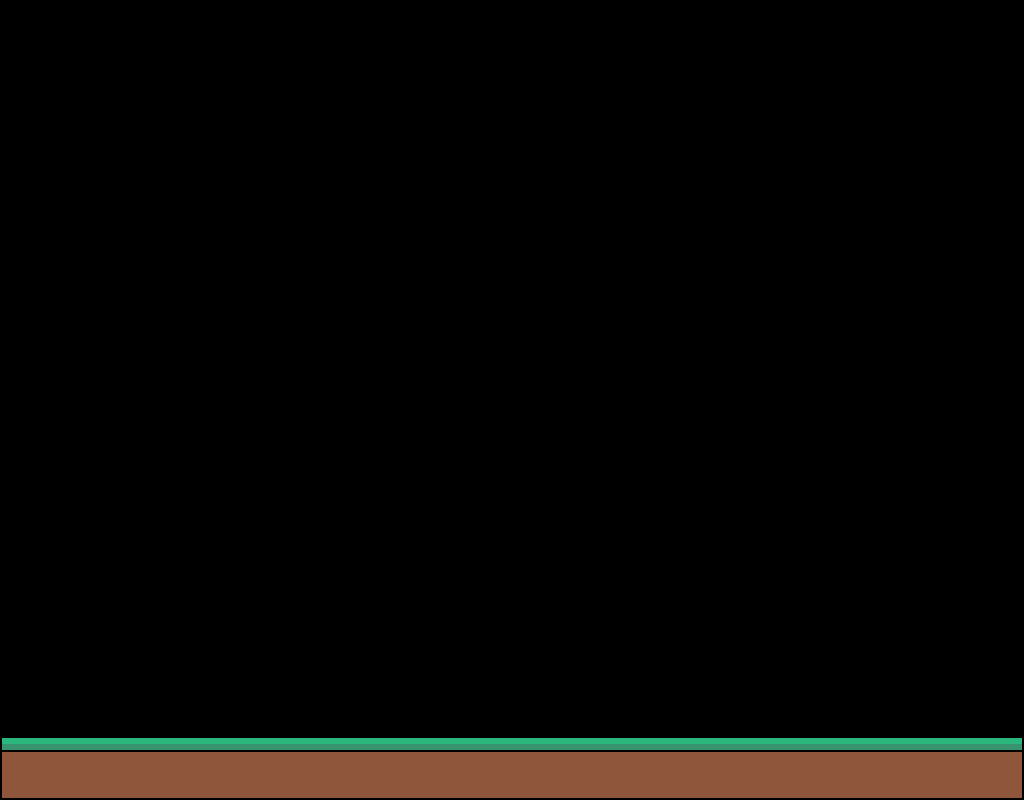

Rendered tile map (Tiled .tmx) drawn with the repository's tilesets; below, a short description and the full map source, tile grids included:
An orthogonal 32x25 tile map with 32x32 px tiles, 3 tile layers (ground, 0, 1) and 8 objects (5x fruit, object, player, flag).

<map version="1.10" tiledversion="1.12.2" orientation="orthogonal" renderorder="right-down" width="32" height="25" tilewidth="32" tileheight="32" infinite="0" nextlayerid="12" nextobjectid="33">
 <tileset firstgid="1" source="tilesets/0.tsx" />
 <layer id="6" name="ground" width="32" height="25">
  <data encoding="csv">
0,0,0,0,0,0,0,0,0,0,0,0,0,0,0,0,0,0,0,0,0,0,0,0,0,0,0,0,0,0,0,0,
0,0,0,0,0,0,0,0,0,0,0,0,0,0,0,0,0,0,0,0,0,0,0,0,0,0,0,0,0,0,0,0,
0,0,0,0,0,0,0,0,0,0,0,0,0,0,0,0,0,0,0,0,0,0,0,0,0,0,0,0,0,0,0,0,
0,0,0,0,0,0,0,0,0,0,0,0,0,0,0,0,0,0,0,0,0,0,0,0,0,0,0,0,0,0,0,0,
0,0,0,0,0,0,0,0,0,0,0,0,0,0,0,0,0,0,0,0,0,0,0,0,0,0,0,0,0,0,0,0,
0,0,0,0,0,0,0,0,0,0,0,0,0,0,0,0,0,0,0,0,0,0,0,0,0,0,0,0,0,0,0,0,
0,0,0,0,0,0,0,0,0,0,0,0,0,0,0,0,0,0,0,0,0,0,0,0,0,0,0,0,0,0,0,0,
0,0,0,0,0,0,0,0,0,0,0,0,0,0,0,0,0,0,0,0,0,0,0,0,0,0,0,0,0,0,0,0,
0,0,0,0,0,0,0,0,0,0,0,0,0,0,0,0,0,0,0,0,0,0,0,0,0,0,0,0,0,0,0,0,
0,0,0,0,0,0,0,0,0,0,0,0,0,0,0,0,0,0,0,0,0,0,0,0,0,0,0,0,0,0,0,0,
0,0,0,0,0,0,0,0,0,0,0,0,0,0,0,0,0,0,0,0,0,0,0,0,0,0,0,0,0,0,0,0,
0,0,0,0,0,0,0,0,0,0,0,0,0,0,0,0,0,0,0,0,0,0,0,0,0,0,0,0,0,0,0,0,
0,0,0,0,0,0,0,0,0,0,0,0,0,0,0,0,0,0,0,0,0,0,0,0,0,0,0,0,0,0,0,0,
0,0,0,0,0,0,0,0,0,0,0,0,0,0,0,0,0,0,0,0,0,0,0,0,0,0,0,0,0,0,0,0,
0,0,0,0,0,0,0,0,0,0,0,0,0,0,0,0,0,0,0,0,0,0,0,0,0,0,0,0,0,0,0,0,
0,0,0,0,0,0,0,0,0,0,0,0,0,0,0,0,0,0,0,0,0,0,0,0,0,0,0,0,0,0,0,0,
0,0,0,0,0,0,0,0,0,0,0,0,0,0,0,0,0,0,0,0,0,0,0,0,0,0,0,0,0,0,0,0,
0,0,0,0,0,0,0,0,0,0,0,0,0,0,0,0,0,0,0,0,0,0,0,0,0,0,0,0,0,0,0,0,
0,0,0,0,0,0,0,0,0,0,0,0,0,0,0,0,0,0,0,0,0,0,0,0,0,0,0,0,0,0,0,0,
0,0,0,0,0,0,0,0,0,0,0,0,0,0,0,0,0,0,0,0,0,0,0,0,0,0,0,0,0,0,0,0,
0,0,0,0,0,0,0,0,0,0,0,0,0,0,0,0,0,0,0,0,0,0,0,0,0,0,0,0,0,0,0,0,
0,0,0,0,0,0,0,0,0,0,0,0,0,0,0,0,0,0,0,0,0,0,0,0,0,0,0,0,0,0,0,0,
0,0,0,0,0,0,0,0,0,0,0,0,0,0,0,0,0,0,0,0,0,0,0,0,0,0,0,0,0,0,0,0,
1,1,1,1,1,1,1,1,1,1,1,1,1,1,1,1,1,1,1,1,1,1,1,1,1,1,1,1,1,1,1,1,
2,2,2,2,2,2,2,2,2,2,2,2,2,2,2,2,2,2,2,2,2,2,2,2,2,2,2,2,2,2,2,2
</data>
 </layer>
 <group id="9" name="decor">
  <layer id="7" name="0" width="32" height="25">
   <data encoding="csv">
0,0,0,0,0,0,0,0,0,0,0,0,0,0,0,0,0,0,0,0,0,0,0,0,0,0,0,0,0,0,0,0,
0,0,0,0,0,0,0,0,0,0,0,0,0,0,0,0,0,0,0,0,0,0,0,0,0,0,0,0,0,0,0,0,
0,0,0,0,0,0,0,0,0,0,0,0,0,0,0,0,0,0,0,0,0,0,0,0,0,0,0,0,0,0,0,0,
0,0,0,0,0,0,0,0,0,0,0,0,0,0,0,0,0,0,0,0,0,0,0,0,0,0,0,0,0,0,0,0,
0,0,0,0,0,0,0,0,0,0,0,0,0,0,0,0,0,0,0,0,0,0,0,0,0,0,0,0,0,0,0,0,
0,0,0,0,0,0,0,0,0,0,0,0,0,0,0,0,0,0,0,0,0,0,0,0,0,0,0,0,0,0,0,0,
0,0,0,0,0,0,0,0,0,0,0,0,0,0,0,0,0,0,0,0,0,0,0,0,0,0,0,0,0,0,0,0,
0,0,0,0,0,0,0,0,0,0,0,0,0,0,0,0,0,0,0,0,0,0,0,0,0,0,0,0,0,0,0,0,
0,0,0,0,0,0,0,0,0,0,0,0,0,0,0,0,0,0,0,0,0,0,0,0,0,0,0,0,0,0,0,0,
0,0,0,0,0,0,0,0,0,0,0,0,0,0,0,0,0,0,0,0,0,0,0,0,0,0,0,0,0,0,0,0,
0,0,0,0,0,0,0,0,0,0,0,0,0,0,0,0,0,0,0,0,0,0,0,0,0,0,0,0,0,0,0,0,
0,0,0,0,0,0,0,0,0,0,0,0,0,0,0,0,0,0,0,0,0,0,0,0,0,0,0,0,0,0,0,0,
0,0,0,0,0,0,0,0,0,0,0,0,0,0,0,0,0,0,0,0,0,0,0,0,0,0,0,0,0,0,0,0,
0,0,0,0,0,0,0,0,0,0,0,0,0,0,0,0,0,0,0,0,0,0,0,0,0,0,0,0,0,0,0,0,
0,0,0,0,0,0,0,0,0,0,0,0,0,0,0,0,0,0,0,0,0,0,0,0,0,0,0,0,0,0,0,0,
0,0,0,0,0,0,0,0,0,0,0,0,0,0,0,0,0,0,0,0,0,0,0,0,0,0,0,0,0,0,0,0,
0,0,0,0,0,0,0,0,0,0,0,0,0,0,0,0,0,0,0,0,0,0,0,0,0,0,0,0,0,0,0,0,
0,0,0,0,0,0,0,0,0,0,0,0,0,0,0,0,0,0,0,0,0,0,0,0,0,0,0,0,0,0,0,0,
0,0,0,0,0,0,0,0,0,0,0,0,0,0,0,0,0,0,0,0,0,0,0,0,0,0,0,0,0,0,0,0,
0,0,0,0,0,0,0,0,0,0,0,0,0,0,0,0,0,0,0,0,0,0,0,0,0,0,0,0,0,0,0,0,
0,0,0,0,0,0,0,0,0,0,0,0,0,0,0,0,0,0,0,0,0,0,0,0,0,0,0,0,0,0,0,0,
0,0,0,0,0,0,0,0,0,0,0,0,0,0,0,0,0,0,0,0,0,0,0,0,0,0,0,0,0,0,0,0,
0,0,0,0,0,0,0,0,0,0,0,0,0,0,0,0,0,0,0,0,0,0,0,0,0,0,0,0,0,0,0,0,
3,0,0,0,0,0,0,0,0,0,0,0,0,0,0,0,0,0,0,0,0,0,0,0,0,0,0,0,0,0,0,6,
3,0,0,0,0,0,0,0,0,0,0,0,0,0,0,0,0,0,0,0,0,0,0,0,0,0,0,0,0,0,0,6
</data>
  </layer>
  <layer id="8" name="1" width="32" height="25">
   <data encoding="csv">
0,0,0,0,0,0,0,0,0,0,0,0,0,0,0,0,0,0,0,0,0,0,0,0,0,0,0,0,0,0,0,0,
0,0,0,0,0,0,0,0,0,0,0,0,0,0,0,0,0,0,0,0,0,0,0,0,0,0,0,0,0,0,0,0,
0,0,0,0,0,0,0,0,0,0,0,0,0,0,0,0,0,0,0,0,0,0,0,0,0,0,0,0,0,0,0,0,
0,0,0,0,0,0,0,0,0,0,0,0,0,0,0,0,0,0,0,0,0,0,0,0,0,0,0,0,0,0,0,0,
0,0,0,0,0,0,0,0,0,0,0,0,0,0,0,0,0,0,0,0,0,0,0,0,0,0,0,0,0,0,0,0,
0,0,0,0,0,0,0,0,0,0,0,0,0,0,0,0,0,0,0,0,0,0,0,0,0,0,0,0,0,0,0,0,
0,0,0,0,0,0,0,0,0,0,0,0,0,0,0,0,0,0,0,0,0,0,0,0,0,0,0,0,0,0,0,0,
0,0,0,0,0,0,0,0,0,0,0,0,0,0,0,0,0,0,0,0,0,0,0,0,0,0,0,0,0,0,0,0,
0,0,0,0,0,0,0,0,0,0,0,0,0,0,0,0,0,0,0,0,0,0,0,0,0,0,0,0,0,0,0,0,
0,0,0,0,0,0,0,0,0,0,0,0,0,0,0,0,0,0,0,0,0,0,0,0,0,0,0,0,0,0,0,0,
0,0,0,0,0,0,0,0,0,0,0,0,0,0,0,0,0,0,0,0,0,0,0,0,0,0,0,0,0,0,0,0,
0,0,0,0,0,0,0,0,0,0,0,0,0,0,0,0,0,0,0,0,0,0,0,0,0,0,0,0,0,0,0,0,
0,0,0,0,0,0,0,0,0,0,0,0,0,0,0,0,0,0,0,0,0,0,0,0,0,0,0,0,0,0,0,0,
0,0,0,0,0,0,0,0,0,0,0,0,0,0,0,0,0,0,0,0,0,0,0,0,0,0,0,0,0,0,0,0,
0,0,0,0,0,0,0,0,0,0,0,0,0,0,0,0,0,0,0,0,0,0,0,0,0,0,0,0,0,0,0,0,
0,0,0,0,0,0,0,0,0,0,0,0,0,0,0,0,0,0,0,0,0,0,0,0,0,0,0,0,0,0,0,0,
0,0,0,0,0,0,0,0,0,0,0,0,0,0,0,0,0,0,0,0,0,0,0,0,0,0,0,0,0,0,0,0,
0,0,0,0,0,0,0,0,0,0,0,0,0,0,0,0,0,0,0,0,0,0,0,0,0,0,0,0,0,0,0,0,
0,0,0,0,0,0,0,0,0,0,0,0,0,0,0,0,0,0,0,0,0,0,0,0,0,0,0,0,0,0,0,0,
0,0,0,0,0,0,0,0,0,0,0,0,0,0,0,0,0,0,0,0,0,0,0,0,0,0,0,0,0,0,0,0,
0,0,0,0,0,0,0,0,0,0,0,0,0,0,0,0,0,0,0,0,0,0,0,0,0,0,0,0,0,0,0,0,
0,0,0,0,0,0,0,0,0,0,0,0,0,0,0,0,0,0,0,0,0,0,0,0,0,0,0,0,0,0,0,0,
0,0,0,0,0,0,0,0,0,0,0,0,0,0,0,0,0,0,0,0,0,0,0,0,0,0,0,0,0,0,0,0,
0,0,0,0,0,0,0,0,0,0,0,0,0,0,0,0,0,0,0,0,0,0,0,0,0,0,0,0,0,0,0,0,
5,5,5,5,5,5,5,5,5,5,5,5,5,5,5,5,5,5,5,5,5,5,5,5,5,5,5,5,5,5,5,5
</data>
  </layer>
 </group>
 <objectgroup id="10" name="collisionals">
  <object id="21" name="object" x="0" y="736" width="1024" height="32" />
 </objectgroup>
 <objectgroup id="11" name="placements">
  <object id="22" name="player" x="32" y="736">
   <point />
  </object>
  <object id="27" name="fruit" x="512" y="736">
   <point />
  </object>
  <object id="28" name="fruit" x="256" y="736">
   <point />
  </object>
  <object id="29" name="fruit" x="768" y="736">
   <point />
  </object>
  <object id="30" name="fruit" x="384" y="736">
   <point />
  </object>
  <object id="31" name="fruit" x="672" y="736">
   <point />
  </object>
  <object id="32" name="flag" x="992" y="736">
   <point />
  </object>
 </objectgroup>
</map>
